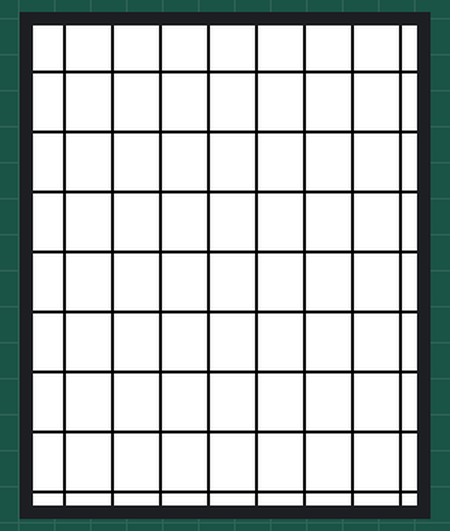
Recording of a sketch running on a simulated Arduino Uno, built with avr-gcc and run on an emulated ATmega328P. On the bench: 128×160 colour display.

Above: at 0.2 s.

The sketch:

Ej13_linegrid_offset.ino
```cpp
#include <SPI.h>
#include <Adafruit_GFX.h>    // Core graphics library
#include <Adafruit_ST7735.h> // Hardware-specific library

// These definitions map display functions to the Adduino UNO display header pins
#define sclk 15
#define mosi 16
#define cs   7
#define dc   0
#define rst  1

// Assign human-readable names to some common 16-bit color values:
  #define BLACK 0x0000
  #define WHITE 0xFFFF
  #define BLUE 0x001F
  #define GREEN   0x07E0
  #define YELLOW 0xFFE0
  #define RED     0xF800
  #define BROWN 0x99AA66
  #define CYAN    0x07FF
  #define MAGENTA 0xF81F

//Declaracion objeto TFT
Adafruit_ST7735 tft = Adafruit_ST7735(cs, dc, rst);


int width, height;

void setup() {
  Serial.begin(9600);
  tft.initR(INITR_BLACKTAB); // Tab Label for ST7735 TFT Screen (INITR_GREENTAB 0x0, INITR_REDTAB 0x1, INITR_BLACKTAB 0x2);

  tft.setRotation(0);
  tft.fillScreen(WHITE);

  width = tft.width();
  height = tft.height();

  //Una linea recta requiere de 4 parametros. Posicion inicial, longitud y color
  // Posicion en X --> Direccion horizontal (De izquierda a derecha)
  // Posicion en Y --> Direccion vertical (De arriba a abajo)
  // Longitud --> Distancia en pixeles
  // Color --> En hexadecimal

  // Hay que crear una malla con un offset de 10 pixeles en x y 15 pixeles en y
  // Un offset es una ligera separacion de el origen que sirve para compensar un error de desplazamiento

  int offset_x = 10;
  int offset_y = 15;

  // Hay un numero de filas y columnas definido con las funciones drawFastHLine y drawFastVLine

  // Numero de filas 8 y numero de columnas 8

  int rows = 8;
  int columns = 8;


  //La relacion de separacion de columnas se define como la separacion de anchura entre columna y columna
  //La relacion de separacion de filas se define como la separacion de altura entre fila y fila
  int w = width/columns;
  int h = height/rows;

  //Dibujar las lineas horizontales
  for (int i; i <rows; i++){
    tft.drawFastHLine(0, offset_y + i*h, width, BLACK);
  }

  //Dibujar las lineas horizontales
  for (int i; i <columns; i++){
    tft.drawFastVLine( offset_x + i*w, 0, height, BLACK);
  }
}


void loop() {

}
```
